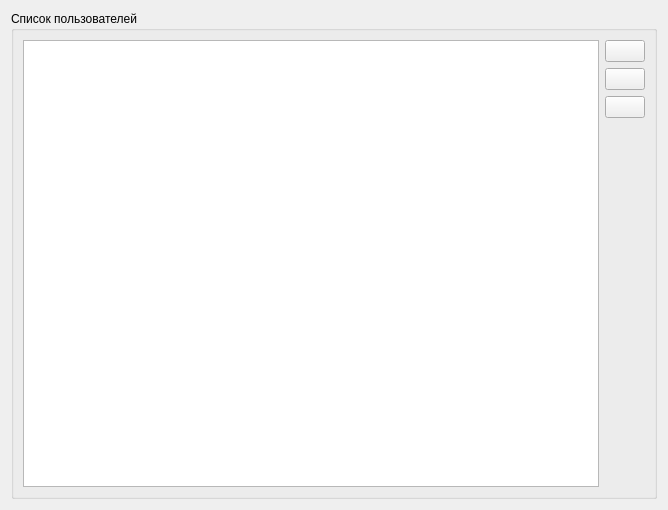
<?xml version="1.0" encoding="UTF-8"?>
<ui version="4.0">
 <class>MainUsersWidget</class>
 <widget class="QWidget" name="MainUsersWidget">
  <property name="geometry">
   <rect>
    <x>0</x>
    <y>0</y>
    <width>668</width>
    <height>510</height>
   </rect>
  </property>
  <property name="windowTitle">
   <string>Form</string>
  </property>
  <layout class="QVBoxLayout" name="verticalLayout_2">
   <item>
    <widget class="QGroupBox" name="groupBox">
     <property name="title">
      <string>Список пользователей</string>
     </property>
     <layout class="QHBoxLayout" name="horizontalLayout">
      <item>
       <widget class="QTableView" name="m_view">
        <property name="editTriggers">
         <set>QAbstractItemView::NoEditTriggers</set>
        </property>
        <property name="tabKeyNavigation">
         <bool>false</bool>
        </property>
        <property name="selectionBehavior">
         <enum>QAbstractItemView::SelectRows</enum>
        </property>
        <attribute name="horizontalHeaderVisible">
         <bool>false</bool>
        </attribute>
        <attribute name="horizontalHeaderHighlightSections">
         <bool>false</bool>
        </attribute>
        <attribute name="verticalHeaderVisible">
         <bool>false</bool>
        </attribute>
        <attribute name="verticalHeaderHighlightSections">
         <bool>false</bool>
        </attribute>
       </widget>
      </item>
      <item>
       <layout class="QVBoxLayout" name="verticalLayout">
        <item>
         <widget class="QPushButton" name="m_createUser">
          <property name="icon">
           <iconset resource="../resources/resources.qrc">
            <normaloff>:/add.png</normaloff>:/add.png</iconset>
          </property>
         </widget>
        </item>
        <item>
         <widget class="QPushButton" name="m_editUser">
          <property name="icon">
           <iconset resource="../resources/resources.qrc">
            <normaloff>:/edit.png</normaloff>:/edit.png</iconset>
          </property>
         </widget>
        </item>
        <item>
         <widget class="QPushButton" name="m_deleteUser">
          <property name="icon">
           <iconset resource="../resources/resources.qrc">
            <normaloff>:/remove.png</normaloff>:/remove.png</iconset>
          </property>
         </widget>
        </item>
        <item>
         <spacer name="horizontalSpacer">
          <property name="orientation">
           <enum>Qt::Vertical</enum>
          </property>
          <property name="sizeHint" stdset="0">
           <size>
            <width>20</width>
            <height>40</height>
           </size>
          </property>
         </spacer>
        </item>
       </layout>
      </item>
     </layout>
    </widget>
   </item>
  </layout>
 </widget>
 <resources>
  <include location="../resources/resources.qrc"/>
 </resources>
 <connections/>
</ui>
